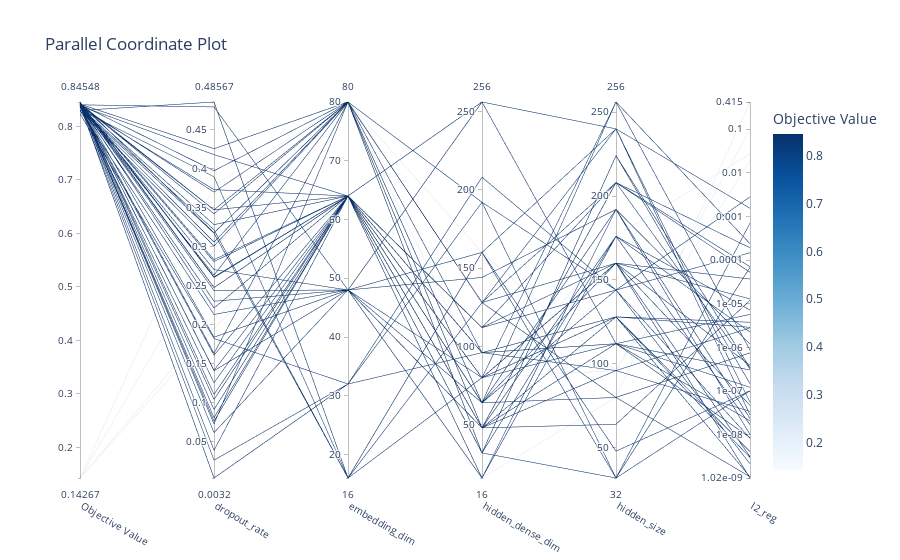

Notebook code cell kept with this figure:
### Code cell
import optuna
from optuna.visualization import plot_parallel_coordinate
bucket.download_file("artefacts/tf_hyperparameter_study_real.db.experiment", "../artefacts/tf_hyperparameter_study_real.db")
study = optuna.load_study(study_name="tf_study001", storage="sqlite:///../artefacts/tf_hyperparameter_study_real.db")
plot_parallel_coordinate(study)
